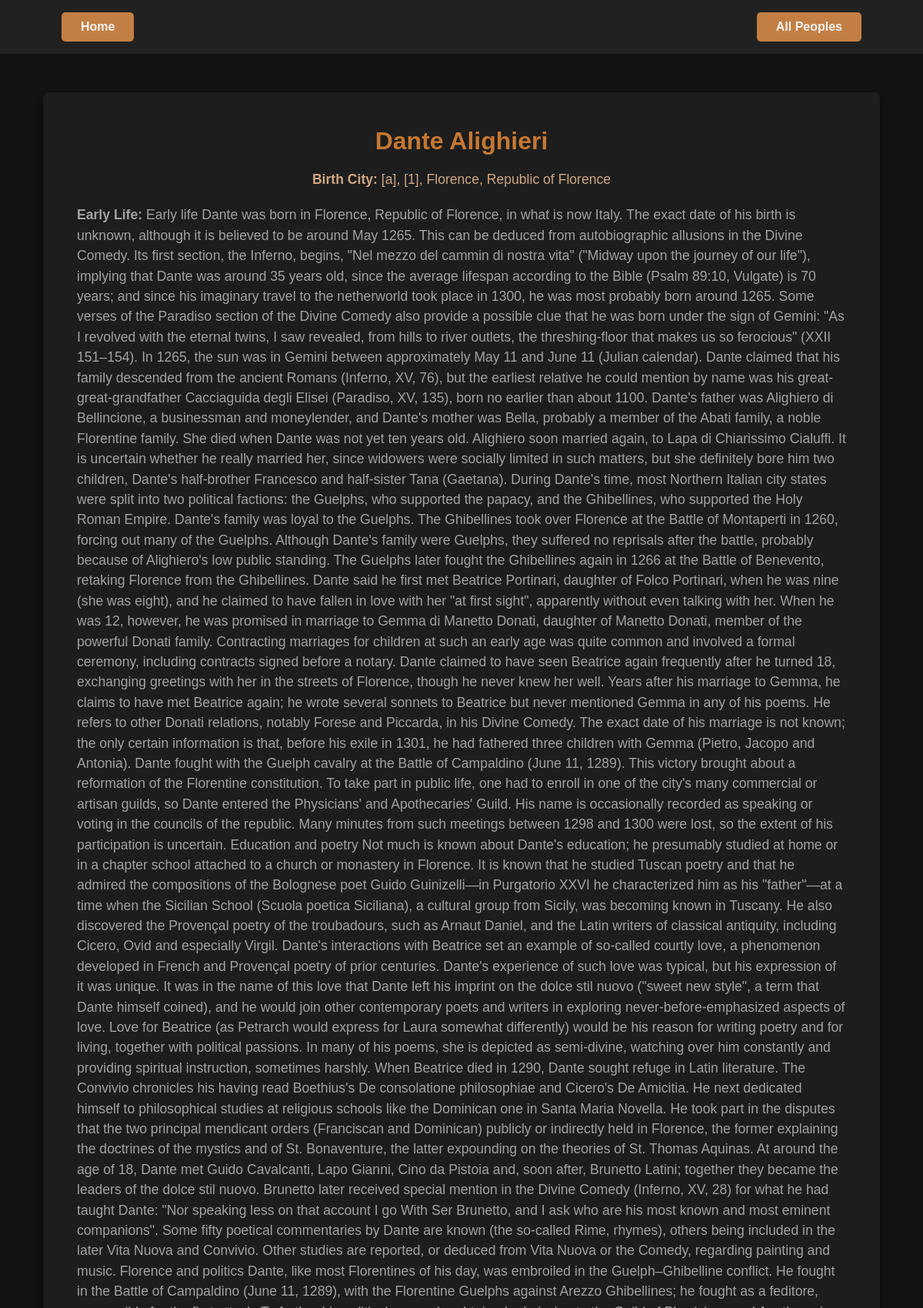
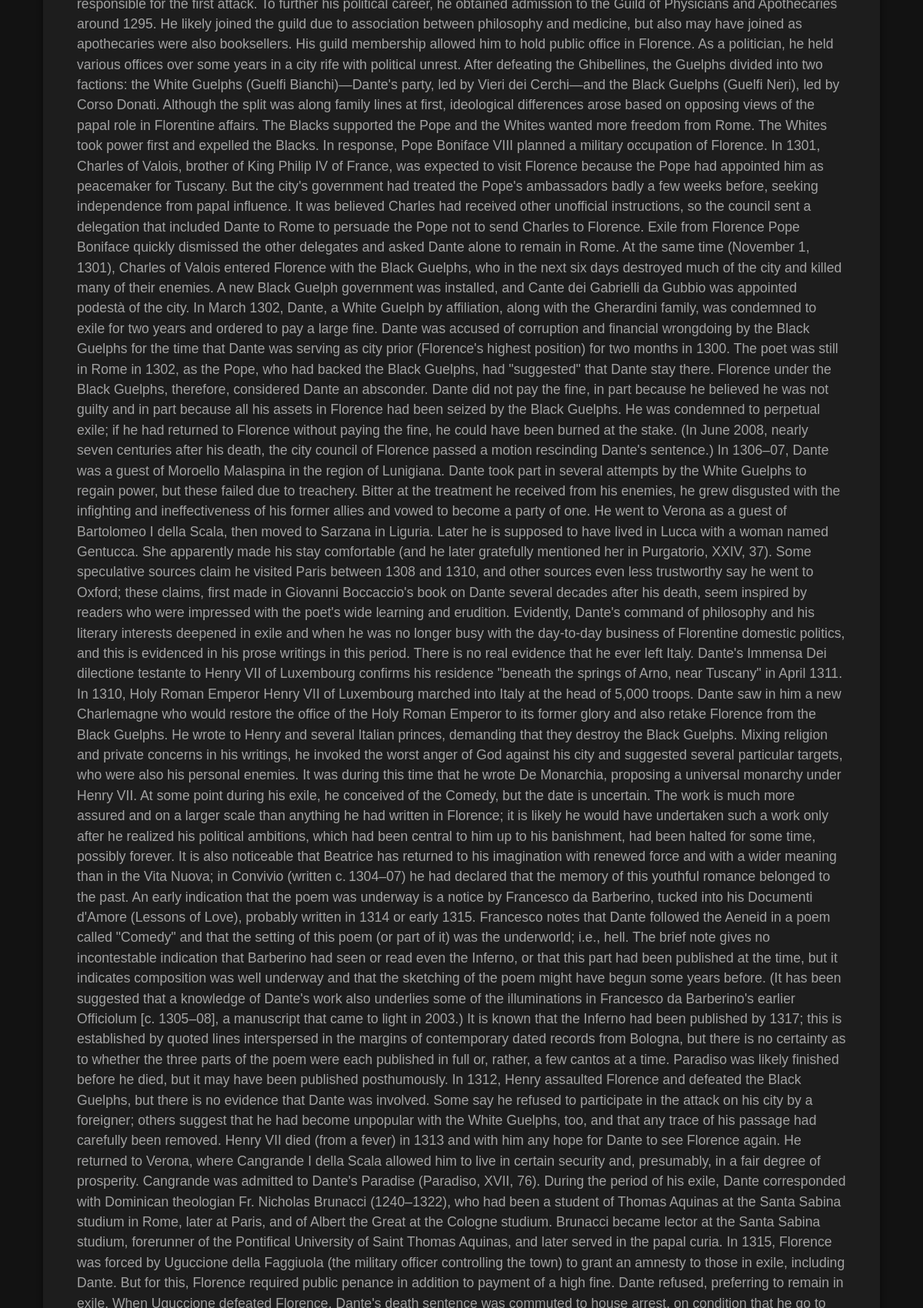
The page /person/8 (upper part) on the database its author committed (2 pictures, top to bottom).
### models/models.py (models this page shows, shortened)
class Person(db.Model):
    id = db.Column(db.Integer, primary_key=True)
    first_name = db.Column(db.String(100), nullable=False)
    last_name = db.Column(db.String(100), nullable=False)
    birth_city = db.Column(db.String(100))
    early_life = db.Column(db.String(250))

### app.py (the view)
@app.route('/person/<int:id>')
def person_details(id):
    person = Person.query.get_or_404(id)
    if person.early_life and "early life" in person.early_life.lower():
        person.early_life = person.early_life.replace("Early Life", "").strip().lstrip(":")
    return render_template('details.html', person=person)

### templates/details.html (shortened to what this page needs)
{% extends 'base.html' %}
{% block content %}
<div class="details-container container">
  <h1>{{ person.first_name }} {{ person.last_name }}</h1>
  <p class="birth_city"><strong>Birth City:</strong> {{ person.birth_city or 'Information Not Found' }}</p>
  <p><strong>Early Life:</strong> {{ person.early_life }}</p>
</div>
{% endblock %}

### static/css/style.css (style rules this page uses)
body { font-family: Arial, sans-serif; margin: 0; padding: 0; opacity: 0.95; background-color: #121212; color: #e0e0e0; }
h1 { text-transform: capitalize; font-size: 2em; margin-bottom: 14px; text-align: center; font-family: Arial, Helvetica, sans-serif; color: #cf7d35; }
p { text-align: left; font-size: 1.1em; margin-bottom: 20px; color: #aaaaaa; line-height: 1.5; }
.container { position: relative; max-width: 1000px; margin: 50px auto; padding: 20px; background: #1e1e1e; box-shadow: 0 4px 8px rgba(0, 0, 0, 0.5); border-radius: 8px; text-align: center; }
.birth_city { color: #d8b08c; text-align: center; }
.details-container { padding: 24px 44px; }

### rows shown on the page
Person: first_name "Dante", last_name "Alighieri", birth_city "[a], [1], Florence, Republic of Florence"
